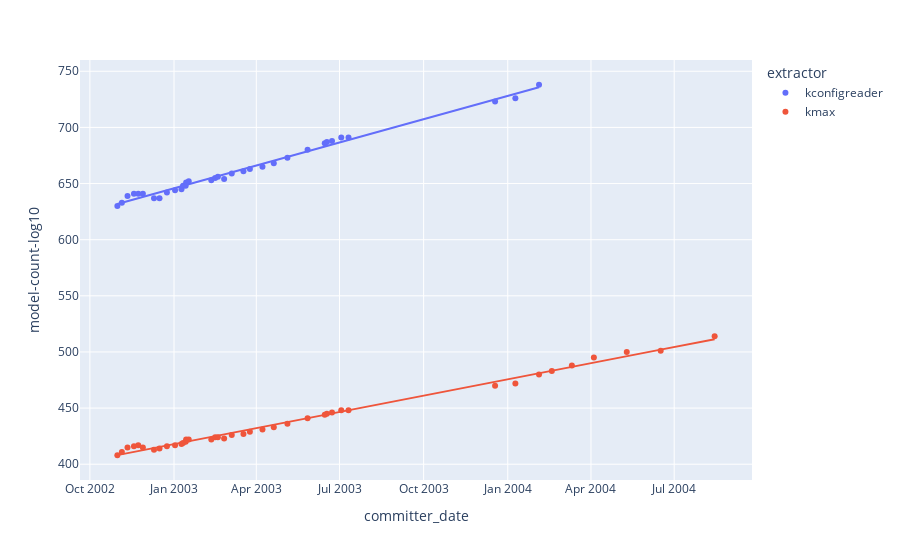

Write notebook code for a chart like this one.
### Code cell
df2 = df[df['model-count-log10'] > 1]
fig = px.scatter(df2, x='committer_date', y='model-count-log10', hover_data=['revision'], color='extractor', trendline='ols')
print("~#configurations scaled per week (kconfigreader): " + str(int(pow(10, added_weekly(fig, 0)))))
print("~#configurations scaled per week (kmax): " + str(int(pow(10, added_weekly(fig, 1)))))
print("~#configurations today (kconfigreader): 10^" + str(int(estimate(fig, 0))))
print("~#configurations today (kmax): 10^" + str(int(estimate(fig, 1))))
fig
